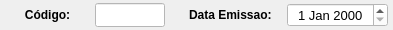
              <widget class="QWidget" name="widget_42" native="true">
               <property name="minimumSize">
                <size>
                 <width>0</width>
                 <height>30</height>
                </size>
               </property>
               <property name="maximumSize">
                <size>
                 <width>16777215</width>
                 <height>30</height>
                </size>
               </property>
               <property name="styleSheet">
                <string notr="true"/>
               </property>
               <layout class="QHBoxLayout" name="horizontalLayout_34">
                <property name="spacing">
                 <number>5</number>
                </property>
                <property name="leftMargin">
                 <number>5</number>
                </property>
                <property name="topMargin">
                 <number>3</number>
                </property>
                <property name="rightMargin">
                 <number>5</number>
                </property>
                <property name="bottomMargin">
                 <number>3</number>
                </property>
                <item>
                 <widget class="QLabel" name="label_3">
                  <property name="sizePolicy">
                   <sizepolicy hsizetype="Minimum" vsizetype="Preferred">
                    <horstretch>0</horstretch>
                    <verstretch>0</verstretch>
                   </sizepolicy>
                  </property>
                  <property name="minimumSize">
                   <size>
                    <width>85</width>
                    <height>0</height>
                   </size>
                  </property>
                  <property name="maximumSize">
                   <size>
                    <width>85</width>
                    <height>16777215</height>
                   </size>
                  </property>
                  <property name="font">
                   <font>
                    <pointsize>9</pointsize>
                    <weight>75</weight>
                    <bold>true</bold>
                   </font>
                  </property>
                  <property name="text">
                   <string>Código:</string>
                  </property>
                  <property name="alignment">
                   <set>Qt::AlignCenter</set>
                  </property>
                 </widget>
                </item>
                <item>
                 <widget class="QLineEdit" name="line_Codigo">
                  <property name="sizePolicy">
                   <sizepolicy hsizetype="Fixed" vsizetype="Preferred">
                    <horstretch>0</horstretch>
                    <verstretch>0</verstretch>
                   </sizepolicy>
                  </property>
                  <property name="minimumSize">
                   <size>
                    <width>70</width>
                    <height>0</height>
                   </size>
                  </property>
                  <property name="maximumSize">
                   <size>
                    <width>70</width>
                    <height>16777215</height>
                   </size>
                  </property>
                  <property name="font">
                   <font>
                    <pointsize>9</pointsize>
                   </font>
                  </property>
                  <property name="styleSheet">
                   <string notr="true">background-color: rgb(255, 255, 255);</string>
                  </property>
                  <property name="inputMask">
                   <string/>
                  </property>
                  <property name="text">
                   <string/>
                  </property>
                  <property name="frame">
                   <bool>true</bool>
                  </property>
                  <property name="echoMode">
                   <enum>QLineEdit::Normal</enum>
                  </property>
                  <property name="alignment">
                   <set>Qt::AlignCenter</set>
                  </property>
                  <property name="dragEnabled">
                   <bool>false</bool>
                  </property>
                  <property name="placeholderText">
                   <string/>
                  </property>
                 </widget>
                </item>
                <item>
                 <widget class="QLabel" name="label_17">
                  <property name="text">
                   <string/>
                  </property>
                 </widget>
                </item>
                <item>
                 <widget class="QLabel" name="label_11">
                  <property name="sizePolicy">
                   <sizepolicy hsizetype="Minimum" vsizetype="Preferred">
                    <horstretch>0</horstretch>
                    <verstretch>0</verstretch>
                   </sizepolicy>
                  </property>
                  <property name="minimumSize">
                   <size>
                    <width>100</width>
                    <height>0</height>
                   </size>
                  </property>
                  <property name="maximumSize">
                   <size>
                    <width>100</width>
                    <height>16777215</height>
                   </size>
                  </property>
                  <property name="font">
                   <font>
                    <pointsize>9</pointsize>
                    <weight>75</weight>
                    <bold>true</bold>
                   </font>
                  </property>
                  <property name="text">
                   <string>Data Emissao: </string>
                  </property>
                  <property name="alignment">
                   <set>Qt::AlignCenter</set>
                  </property>
                 </widget>
                </item>
                <item>
                 <widget class="QDateEdit" name="date_Emissao">
                  <property name="sizePolicy">
                   <sizepolicy hsizetype="Minimum" vsizetype="Preferred">
                    <horstretch>0</horstretch>
                    <verstretch>0</verstretch>
                   </sizepolicy>
                  </property>
                  <property name="minimumSize">
                   <size>
                    <width>101</width>
                    <height>0</height>
                   </size>
                  </property>
                  <property name="maximumSize">
                   <size>
                    <width>101</width>
                    <height>16777215</height>
                   </size>
                  </property>
                  <property name="font">
                   <font>
                    <pointsize>10</pointsize>
                   </font>
                  </property>
                  <property name="styleSheet">
                   <string notr="true">background-color: rgb(255, 255, 255);</string>
                  </property>
                  <property name="alignment">
                   <set>Qt::AlignCenter</set>
                  </property>
                 </widget>
                </item>
               </layout>
              </widget>
